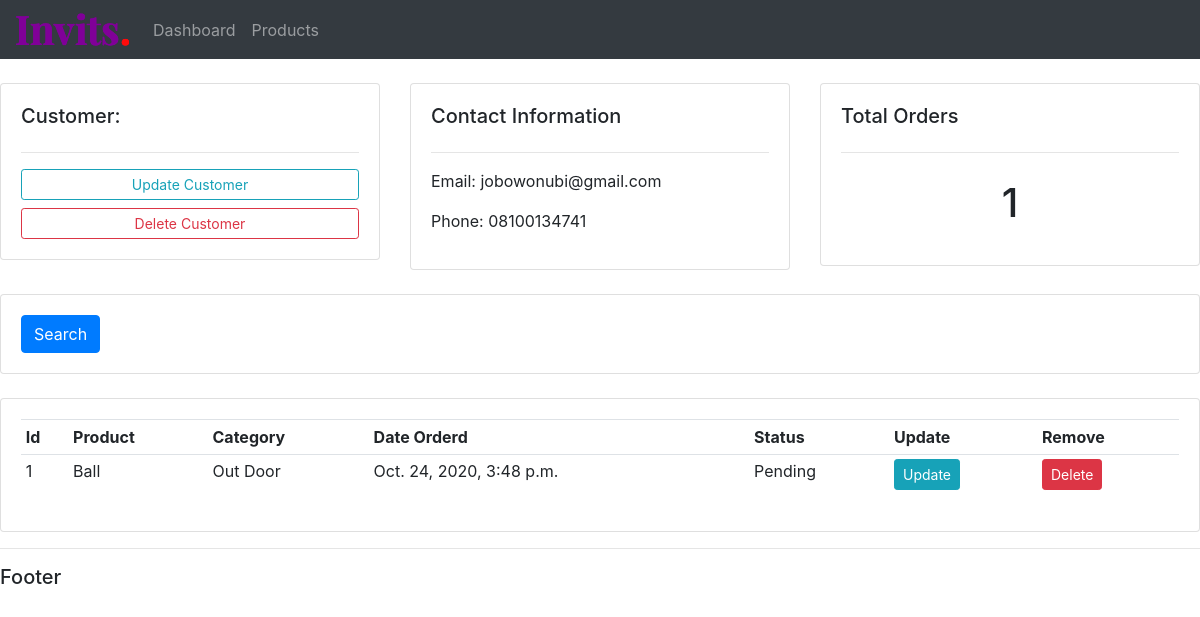
/customer/1, run on an earlier commit of the app's database.
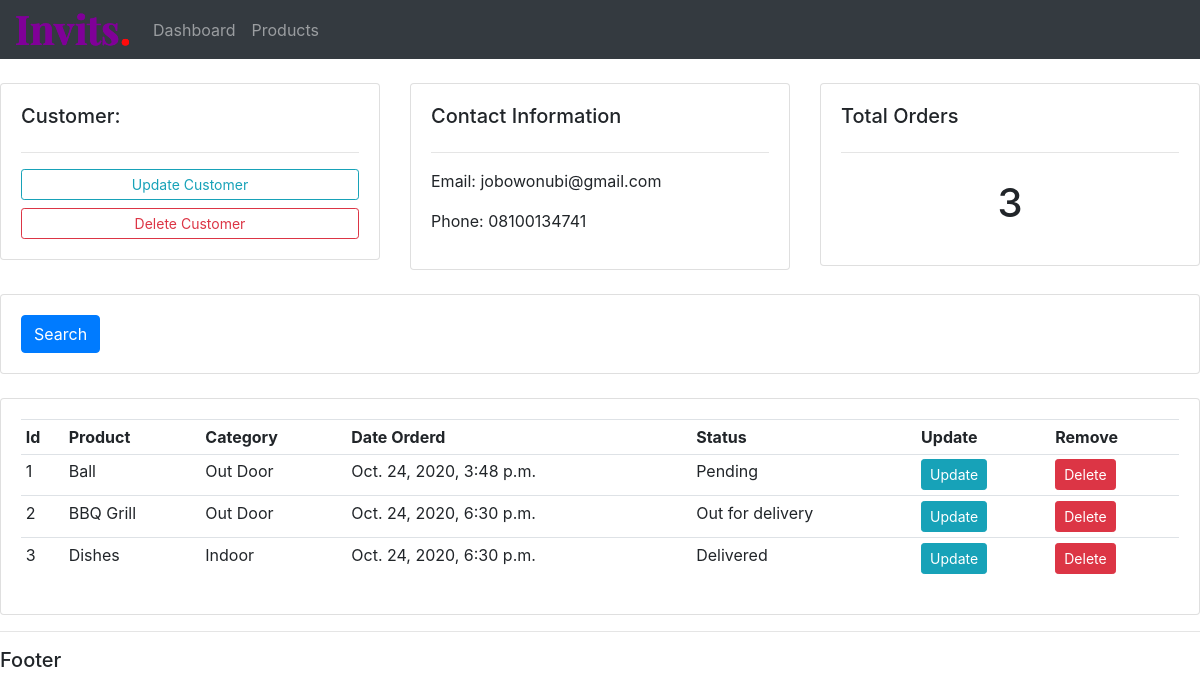
And on a later commit of the database.
### account/models.py (models this page shows, shortened)
class Order(models.Model):
    STATUS = [
        ('Pending', 'Pending'),
        ('Out for delivery', 'Out for delivery'),
        ('Delivered', 'Delivered')
    ]
    customer = models.ForeignKey(
        Customer, null=True, on_delete=models.SET_NULL)
    product = models.ForeignKey(Product, null=True, on_delete=models.SET_NULL)
    status = models.CharField(max_length=18, choices=STATUS)
    date_created = models.DateTimeField(auto_now_add=True)

class Product(models.Model):
    CATEGORY = [
        ('Indoor', 'Indoor'),
        ('Out Door', 'Out Door')
    ]
    name = models.CharField(max_length=50, null=True)
    price = models.FloatField()
    category = models.CharField(max_length=50, null=True, choices=CATEGORY)
    description = models.TextField(null=True, blank=True)
    tags = models.ManyToManyField(Tag)
    date_created = models.DateTimeField(auto_now_add=True)
    def __str__(self):
        return self.name

### account/views.py (the view)
# urls.py: path('customer/<int:customer_id>', views.customer, name='customer'),
def customer(request, customer_id):
    customer = get_object_or_404(Customer, id=customer_id)
    orders = customer.order_set.all()
    context = {
        'customer': customer,
        'orders': orders,
        'total_orders': orders.count()
    }
    return render(request, "account/customer.html", context)

### account/templates/account/customer.html
{% extends 'account/main.html' %}
{% block content %}
	<br>
<div class="row">
	<div class="col-md-4">
		<div class="card card-body">
			<h5>Customer:</h5>
			<hr>
			<a class="btn btn-outline-info  btn-sm btn-block" href="">Update Customer</a>
			<a class="btn btn-outline-danger  btn-sm btn-block" href="">Delete Customer</a>
		</div>
	</div>
	<div class="col-md-4">
		<div class="card card-body">
			<h5>Contact Information</h5>
			<hr>
			<p>Email: {{ customer.email }} </p>
			<p>Phone: {{ customer.phone }}</p>
		</div>
	</div>
	<div class="col-md-4">
		<div class="card card-body">
			<h5>Total Orders</h5>
			<hr>
			<h1 style="text-align: center;padding: 10px">{{ total_orders }}</h1>
		</div>
	</div>
</div>
<br>
<div class="row">
	<div class="col">
		<div class="card card-body">
			<form method="get">
		    <button class="btn btn-primary" type="submit">Search</button>
		  </form>
		</div>
	</div>
</div>
<br>
<div class="row">
	<div class="col-md">
		<div class="card card-body">
			<table class="table table-sm">
				<tr>
					<th>Id</th>
					<th>Product</th>
					<th>Category</th>
					<th>Date Orderd</th>
					<th>Status</th>
					<th>Update</th>
					<th>Remove</th>
				</tr>
{% for order in  orders %}
<tr>
	<td>{{ forloop.counter }}</td>
	<td>{{ order.product }}</td>
	<td>{{ order.product.category }}</td>
	<td>{{ order.date_created }}</td>
	<td>{{ order.status }}</td>
	<td><a class="btn btn-sm btn-info" href="#{{ order.id }}">Update</a></td>
	<td><a class="btn btn-sm btn-danger"  href="#{{ order.id }}">Delete</a></td>
</tr>
{% endfor %}
			</table>
		</div>
	</div>
</div>
{% endblock %}

What changed in the data, as far as the page shows it:
added Order: product "BBQ Grill", product.category "Out Door", date_created "Oct. 24, 2020, 6:30 p.m.", status "Out for delivery"
added Order: product "Dishes", product.category "Indoor", date_created "Oct. 24, 2020, 6:30 p.m.", status "Delivered"
Also different on the page:
{{ total_orders }}: "1" → "3"
